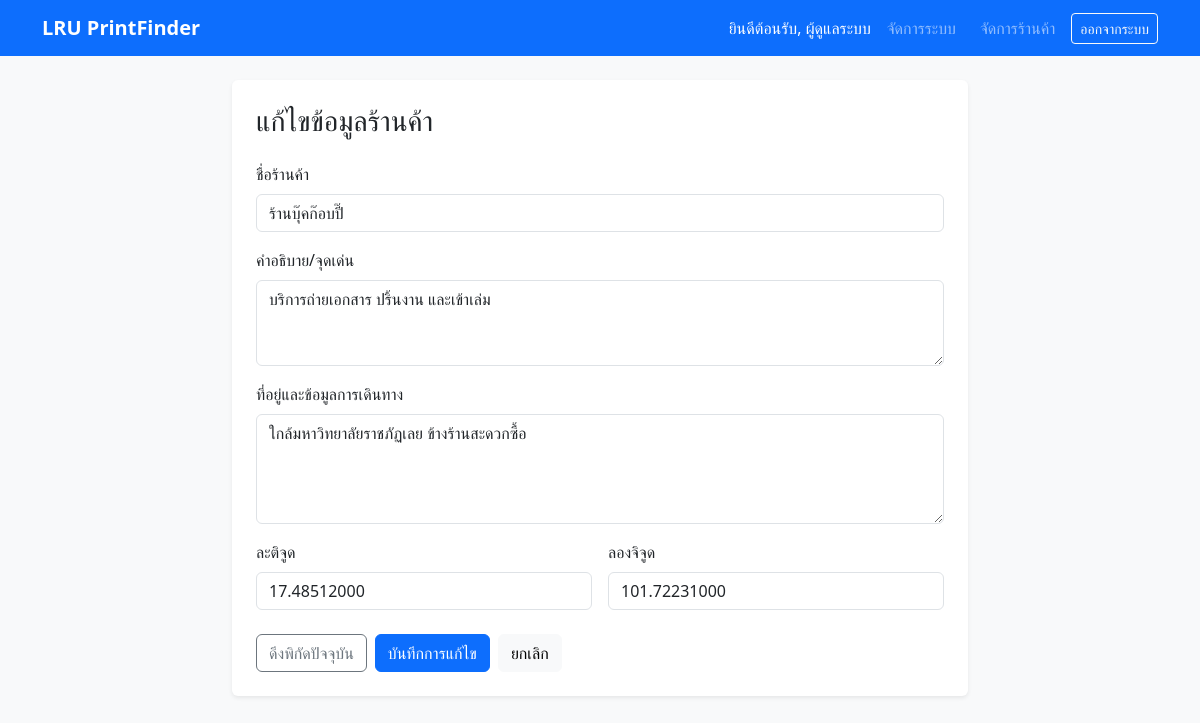
Page /store_form.php?id=1 (signed in) on the committed database.
### tables this page shows
CREATE TABLE IF NOT EXISTS `Store` (
  `Store_ID` int(11) NOT NULL AUTO_INCREMENT,
  `Store_Name` varchar(150) NOT NULL,
  `Description` text DEFAULT NULL,
  `Address` text NOT NULL,
  `Latitude` decimal(10,8) NOT NULL,
  `Longitude` decimal(11,8) NOT NULL,
  PRIMARY KEY (`Store_ID`),
  UNIQUE KEY `uq_store_name` (`Store_Name`),
  CONSTRAINT `chk_store_latitude` CHECK (`Latitude` BETWEEN -90 AND 90),
  CONSTRAINT `chk_store_longitude` CHECK (`Longitude` BETWEEN -180 AND 180)
);

### store_form.php (the view, shortened to what this page needs)
<?php
require_once __DIR__ . '/db.php';
$storeId = filter_input(INPUT_GET, 'id', FILTER_VALIDATE_INT);
$isEdit = $storeId !== false && $storeId !== null && $storeId > 0;
$store = [
    'Store_Name' => '',
    'Description' => '',
    'Address' => '',
    'Latitude' => '',
    'Longitude' => '',
];
if ($isEdit) {
    $stmt = $pdo->prepare('SELECT Store_ID, Store_Name, Description, Address, Latitude, Longitude FROM `Store` WHERE Store_ID = ?');
    $stmt->execute([$storeId]);
    $store = $stmt->fetch();
}
?>
<!doctype html>
<html lang="th">
<head>
    <link href="https://cdn.jsdelivr.net/npm/bootstrap@5.3.3/dist/css/bootstrap.min.css" rel="stylesheet">
</head>
<body class="bg-light">
    <?php require __DIR__ . '/navbar.php'; ?>
    <main class="container py-4">
        <div class="row justify-content-center">
            <div class="col-lg-8">
                <div class="card shadow-sm border-0">
                    <div class="card-body p-4">
                        <h1 class="h3 mb-4"><?= $isEdit ? 'แก้ไขข้อมูลร้านค้า' : 'เพิ่มร้านค้าใหม่' ?></h1>
                        <form id="storeForm" action="<?= $isEdit ? 'store_update.php' : 'store_create.php' ?>" method="post" novalidate>
                            <div class="mb-3">
                                <label for="store_name" class="form-label">ชื่อร้านค้า</label>
                                <input type="text" class="form-control" id="store_name" name="store_name" maxlength="150" value="<?= htmlspecialchars($store['Store_Name'], ENT_QUOTES, 'UTF-8') ?>" required>
                            </div>
                            <div class="mb-3">
                                <label for="description" class="form-label">คำอธิบาย/จุดเด่น</label>
                                <textarea class="form-control" id="description" name="description" rows="3"><?= htmlspecialchars($store['Description'] ?? '', ENT_QUOTES, 'UTF-8') ?></textarea>
                            </div>
                            <div class="mb-3">
                                <label for="address" class="form-label">ที่อยู่และข้อมูลการเดินทาง</label>
                                <textarea class="form-control" id="address" name="address" rows="4" required><?= htmlspecialchars($store['Address'], ENT_QUOTES, 'UTF-8') ?></textarea>
                            </div>
                            <div class="row g-3">
                                <div class="col-md-6">
                                    <label for="latitude" class="form-label">ละติจูด</label>
                                    <input type="number" step="any" min="-90" max="90" class="form-control" id="latitude" name="latitude" value="<?= htmlspecialchars($store['Latitude'], ENT_QUOTES, 'UTF-8') ?>" required>
                                </div>
                                <div class="col-md-6">
                                    <label for="longitude" class="form-label">ลองจิจูด</label>
                                    <input type="number" step="any" min="-180" max="180" class="form-control" id="longitude" name="longitude" value="<?= htmlspecialchars($store['Longitude'], ENT_QUOTES, 'UTF-8') ?>" required>
                                </div>
                            </div>
                            <div class="d-flex flex-wrap gap-2 mt-4">
                                <button type="button" id="getLocation" class="btn btn-outline-secondary">ดึงพิกัดปัจจุบัน</button>
                                <button type="submit" class="btn btn-primary"><?= $isEdit ? 'บันทึกการแก้ไข' : 'บันทึกร้านค้า' ?></button>
                                <a href="admin_stores.php" class="btn btn-light">ยกเลิก</a>
                            </div>
                        </form>
                    </div>
                </div>
            </div>
        </div>
    </main>
</body>
</html>

### rows in the picture
store: store_name "ร้านบุ๊คก๊อบปี๊", description "บริการถ่ายเอกสาร ปริ้นงาน และเข้าเล่ม", address "ใกล้มหาวิทยาลัยราชภัฏเลย ข้างร้านสะดวกซื้อ", latitude "17.48512000", longitude "101.72231000"

### other values in the picture
$name "ผู้ดูแลระบบ"
